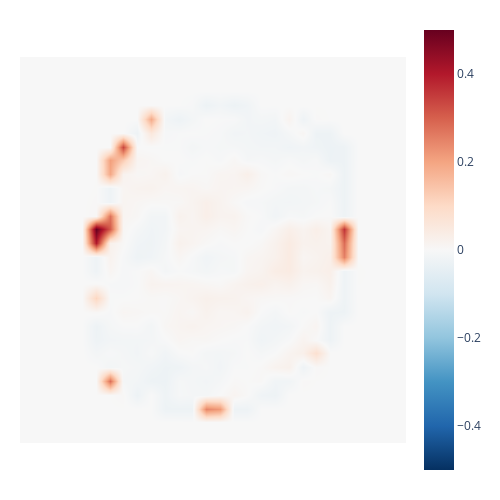

This figure's notebook cell:
### Markdown cell above
The log loss metric deals with vectors of probabilities so we don't need to get the label:

### Code cell
explainer.plot_performance(
    X_test=x_test,
    y_test=y_test,
    y_pred=y_pred,
    metric=metrics.log_loss
)

### Figure 1 — Plotly figure (JSON) as saved in the notebook; plotly's stock layout.template omitted (floating-point values rounded to 4 significant figures; data arrays with more than 128 entries replaced by an {"elided": "..."} marker saying what was removed)
{"data": [{"colorscale": [[0, "rgb(103,0,31)"], [0.1, "rgb(178,24,43)"], [0.2, "rgb(214,96,77)"], [0.3, "rgb(244,165,130)"], [0.4, "rgb(253,219,199)"], [0.5, "rgb(247,247,247)"], [0.6, "rgb(209,229,240)"], [0.7, "rgb(146,197,222)"], [0.8, "rgb(67,147,195)"], [0.9, "rgb(33,102,172)"], [1, "rgb(5,48,97)"]], "hoverinfo": "x+y+z", "reversescale": true, "showscale": true, "type": "heatmap", "x": [0, 1, 2, 3, 4, 5, 6, 7, 8, 9, 10, 11, 12, 13, 14, 15, 16, 17, 18, 19, 20, 21, 22, 23, 24, 25, 26, 27], "y": [0, 1, 2, 3, 4, 5, 6, 7, 8, 9, 10, 11, 12, 13, 14, 15, 16, 17, 18, 19, 20, 21, 22, 23, 24, 25, 26, 27], "z": {"elided": "28x28 float values"}, "zmax": 0.5003, "zmin": -0.5003, "zsmooth": "best"}], "layout": {"height": 500, "margin": {"b": 20, "l": 20, "t": 20}, "plot_bgcolor": "white", "width": 500, "xaxis": {"visible": false}, "yaxis": {"scaleanchor": "x", "scaleratio": 1, "visible": false}}}
